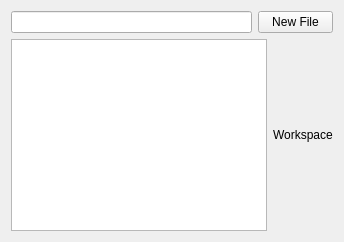
           <widget class="QWidget" name="tab_21">
            <attribute name="title">
             <string>PyFlow</string>
            </attribute>
            <layout class="QVBoxLayout" name="verticalLayout_27">
             <item>
              <layout class="QHBoxLayout" name="horizontalLayout_15">
               <property name="topMargin">
                <number>0</number>
               </property>
               <item>
                <widget class="QLineEdit" name="txtCommandCategory_4"/>
               </item>
               <item>
                <widget class="QPushButton" name="pushButton_27">
                 <property name="maximumSize">
                  <size>
                   <width>75</width>
                   <height>16777215</height>
                  </size>
                 </property>
                 <property name="text">
                  <string>New File</string>
                 </property>
                </widget>
               </item>
              </layout>
             </item>
             <item>
              <layout class="QHBoxLayout" name="horizontalLayout_14">
               <item>
                <widget class="QListView" name="listView_2"/>
               </item>
               <item>
                <layout class="QVBoxLayout" name="verticalLayout_26">
                 <item>
                  <widget class="QLabel" name="label_35">
                   <property name="text">
                    <string>Workspace</string>
                   </property>
                  </widget>
                 </item>
                </layout>
               </item>
              </layout>
             </item>
            </layout>
           </widget>
